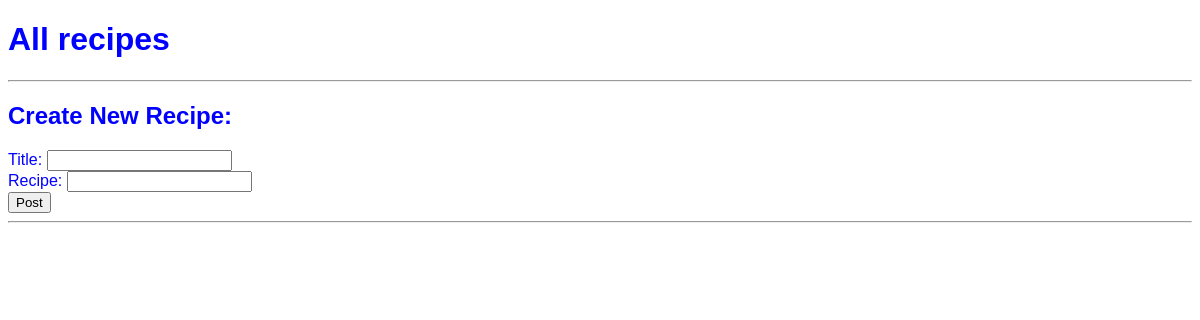
Page /recipes/ on the earlier database version.
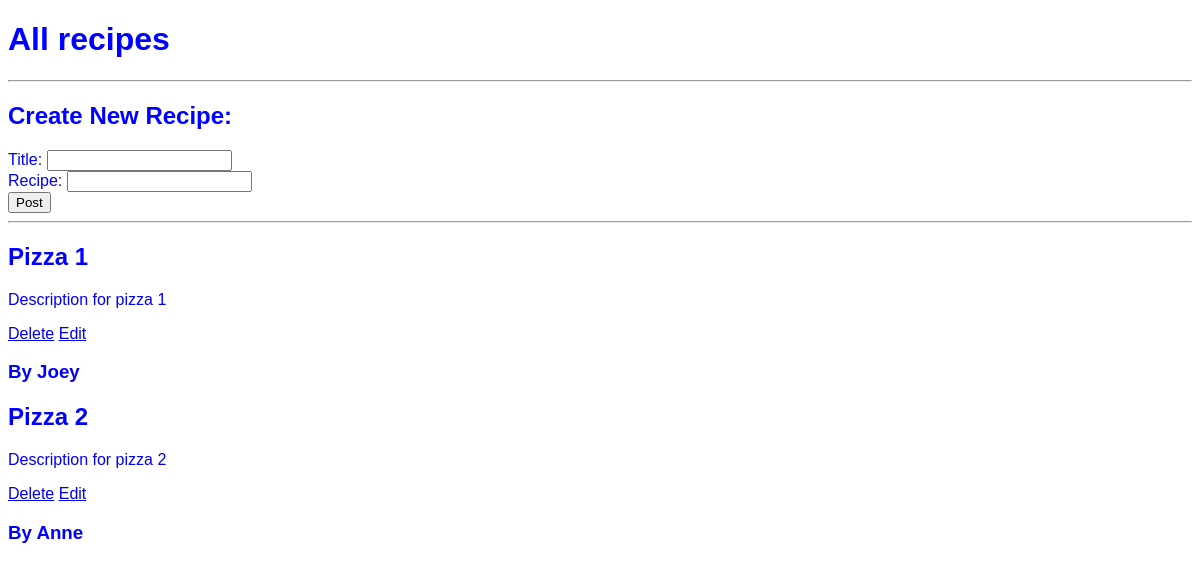
Same page on the later database version.
### main.py (models this page shows, shortened)
class Recipe(db.Model):
    __tablename__ = "recipes"
    id = db.Column(db.Integer, primary_key=True)
    title = db.Column(db.String(100), nullable=False, unique=True)
    description = db.Column(db.Text, nullable=False)
    author = db.Column(db.String(50), nullable=False)
    date_posted = db.Column(db.DateTime, nullable=False, default=datetime.utcnow) #automatically adds the date

### main.py (the view)
@app.route("/recipes/", methods=["GET","POST"])
def recipes():
    if request.method == "POST": # if someone has added a new recipe
        recipe_title=request.form["title"]
        recipe_description=request.form["description"]
        new_recipe = Recipe(title=recipe_title,description=recipe_description,author="Joey")
        db.session.add(new_recipe)
        db.session.commit()
        return redirect("/recipes/") # refresh the page
    else: # request is GET
        all_recipes = Recipe.query.all() # print a list of all recipes
        return render_template("recipes.html", recipes=all_recipes)

### templates/recipes.html (shortened to what this page needs)
{% extends 'base.html' %}
{% block body %}
	<h1>All recipes</h1>
	<hr>
	<h2>Create New Recipe:</h2>
	<form action="/recipes" method="POST">
		Title: <input type="text" name="title" id="title"><br>
		Recipe: <input type="text" name="description" id="description"><br>
		<input type="submit" value="Post">
	</form>
	<hr>
	{% for recipe in recipes %}
		<h2>{{ recipe.title }}</h2>
		<p>{{ recipe.description }}</p>
		<a href="/recipes/delete/{{recipe.id}}">Delete</a>
		<a href="/recipes/edit/{{recipe.id}}">Edit</a>
		{% if recipe.author %}
			<h3>By {{recipe.author}}</h3>
		{% else %}
			<h3>N/A</h3>
		{% endif %}
{% endfor %}
{% endblock %}

### templates/base.html (shortened to what this page needs)
<!DOCTYPE html>
<html lang="en">
<head>
    <link rel="stylesheet" href="{{ url_for('static', filename='css/main.css') }}">
</head>
<body>
    {% block body %} {% endblock %}
</body>
</html>

### static/css/main.css (style rules this page uses)
body { font-family: Helvetica; color: blue; }

Differences in the rows shown:
added Recipe: title "Pizza 1", description "Description for pizza 1", author "Joey"
added Recipe: title "Pizza 2", description "Description for pizza 2", author "Anne"
